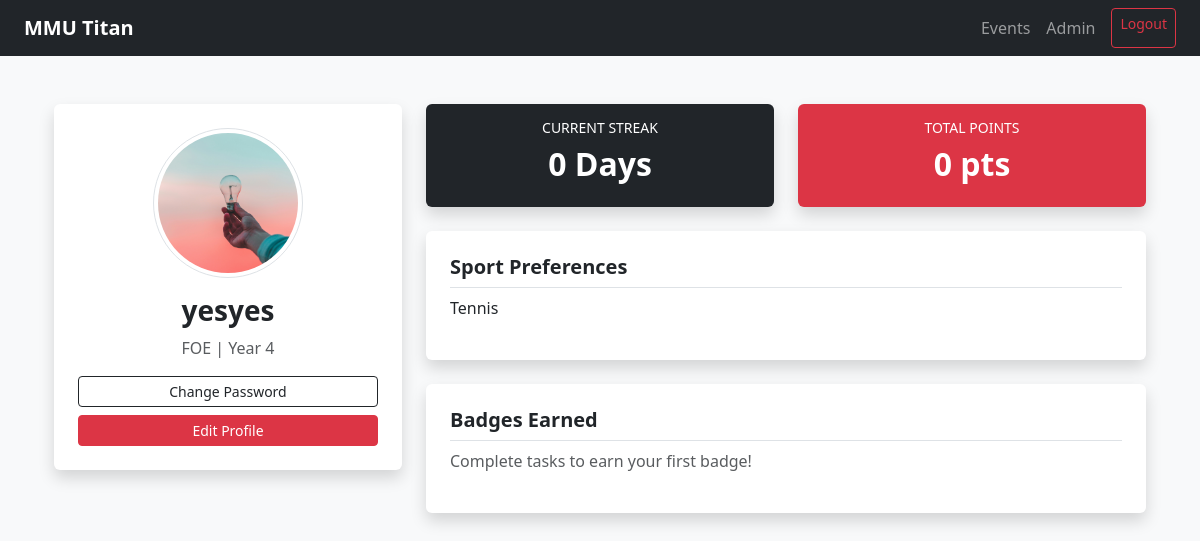
The page /profile (signed in) on the database as committed earlier.
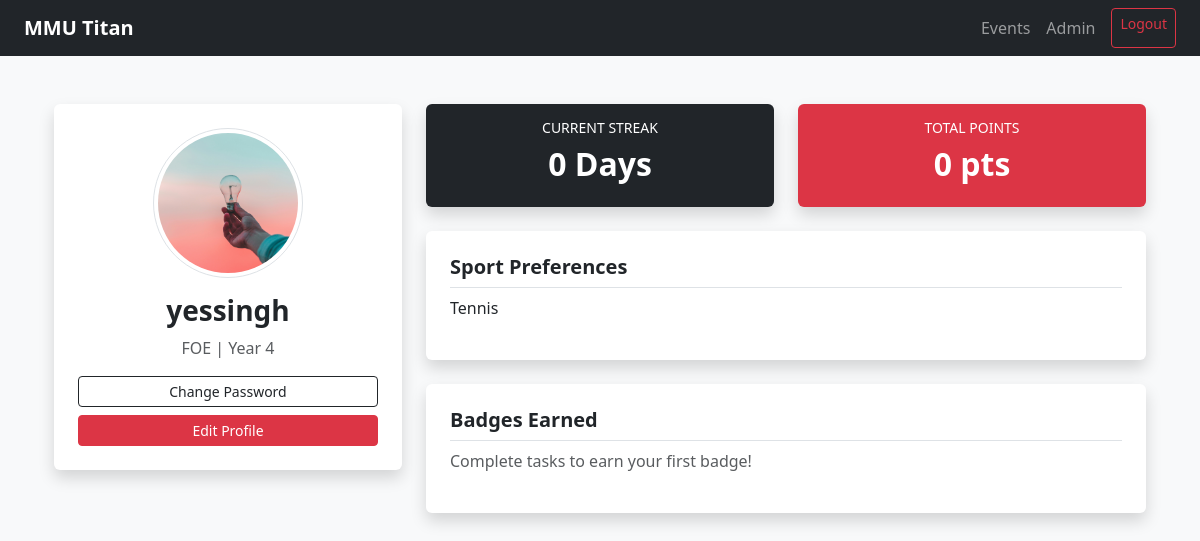
The same page on the database as committed later.
### mmutitan/models.py (models this page shows)
class User(UserMixin, db.Model):
    id = db.Column(db.Integer, primary_key=True)
    name = db.Column(db.String(100), nullable=False)
    email = db.Column(db.String(120), unique=True, nullable=False)
    password = db.Column(db.String(200), nullable=False)
    faculty = db.Column(db.String(100))
    year = db.Column(db.Integer)
    sport_preferences = db.Column(db.String(200))
    profile_photo = db.Column(db.String(200), default='default.jpg')
    is_admin = db.Column(db.Boolean, default=False)
    created_at = db.Column(db.DateTime, default=datetime.utcnow)
    badges = db.relationship('Badge', secondary=user_badges, backref=db.backref('users', lazy='dynamic'))

### mmutitan/app.py (the view)
    @app.route('/profile')
    @login_required
    def profile():
        return render_template('profile.html', title='My Profile', user=current_user)

### mmutitan/models.py (called while the page is built)
@login_manager.user_loader
def load_user(user_id):
    return User.query.get(int(user_id))

### mmutitan/templates/profile.html
{% extends "base.html" %}
{% block content %}
<div class="container mt-5">
    <div class="row">
        <div class="col-md-4">
            <div class="card shadow border-0 text-center p-4">
                <img src="{{ url_for('static', filename='profile_pics/' + current_user.profile_photo) }}"
                     class="rounded-circle img-thumbnail mx-auto" style="width: 150px; height: 150px; object-fit: cover;">
                <h3 class="fw-bold mt-3">{{ user.name }}</h3>
                <p class="text-muted">{{ user.faculty }} | Year {{ user.year }}</p>
                <div class="d-grid gap-2">
                    <a href="{{ url_for('change_password') }}" class="btn btn-outline-dark btn-sm">Change Password</a>
                    <a href="{{ url_for('edit_profile') }}" class="btn btn-danger btn-sm">Edit Profile</a>
                </div>
            </div>
        </div>
        <div class="col-md-8">
            <div class="row mb-4">
                <div class="col-md-6">
                    <div class="card shadow border-0 bg-dark text-white p-3 text-center">
                        <h6 class="text-uppercase small">Current Streak</h6>
                        <h2 class="fw-bold">0 Days</h2>
                    </div>
                </div>
                <div class="col-md-6">
                    <div class="card shadow border-0 bg-danger text-white p-3 text-center">
                        <h6 class="text-uppercase small">Total Points</h6>
                        <h2 class="fw-bold">0 pts</h2>
                    </div>
                </div>
            </div>
            <div class="card shadow border-0 p-4 mb-4">
                <h5 class="fw-bold border-bottom pb-2">Sport Preferences</h5>
                <p>{{ user.sport_preferences or "No preferences set yet. Edit your profile to add them!" }}</p>
            </div>
            <div class="card shadow border-0 p-4">
                <h5 class="fw-bold border-bottom pb-2">Badges Earned</h5>
                <p class="text-muted">Complete tasks to earn your first badge!</p>
            </div>
        </div>
    </div>
</div>
{% endblock %}

### mmutitan/templates/base.html (shortened to what this page needs)
<!DOCTYPE html>
<html lang="en">
<head>
    <link href="https://cdn.jsdelivr.net/npm/bootstrap@5.3.0/dist/css/bootstrap.min.css" rel="stylesheet">
</head>
<body class="bg-light">
    <nav class="navbar navbar-expand-lg navbar-dark bg-dark px-4">
        <a class="navbar-brand fw-bold" href="{{ url_for('home') }}">MMU Titan</a>
        <div class="navbar-nav ms-auto">
            {% if current_user.is_authenticated %}
                <a class="nav-link" href="{{ url_for('list_events') }}">Events</a>
                <a class="nav-link" href="{{ url_for('manage_events') }}">Admin</a>
                <a class="btn btn-outline-danger btn-sm ms-2" href="{{ url_for('logout') }}">Logout</a>
            {% else %}
                <a class="nav-link" href="{{ url_for('login') }}">Login</a>
                <a class="nav-link" href="{{ url_for('register') }}">Register</a>
            {% endif %}
        </div>
    </nav>
    <div class="container mt-4">
        {% block content %}{% endblock %}
    </div>
</body>
</html>

Rows that differ between the two databases and show on the page:
changed User "FOE": name "yesyes" → "yessingh"
